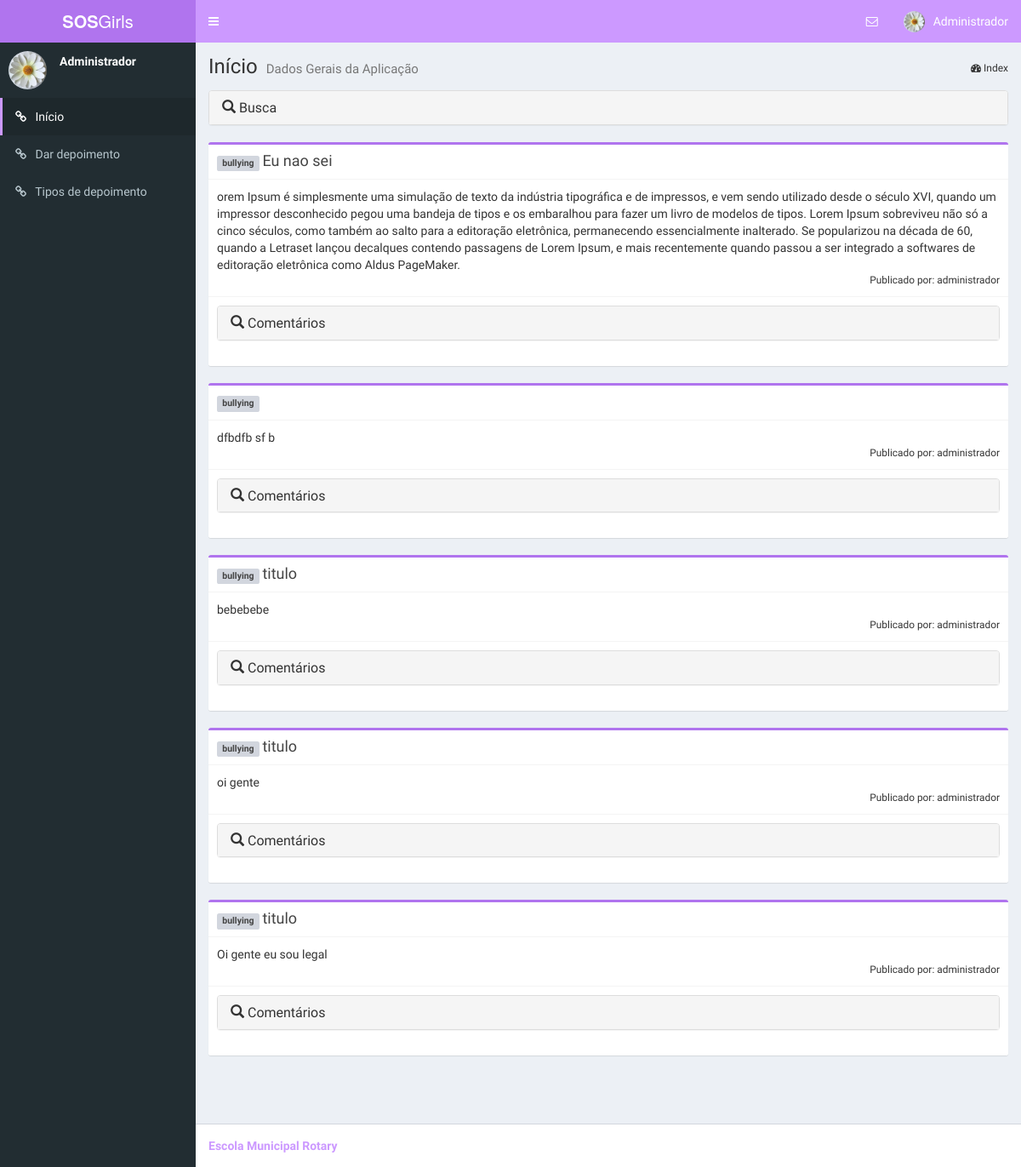
/inicio/ (signed in), run on an earlier commit of the app's database.
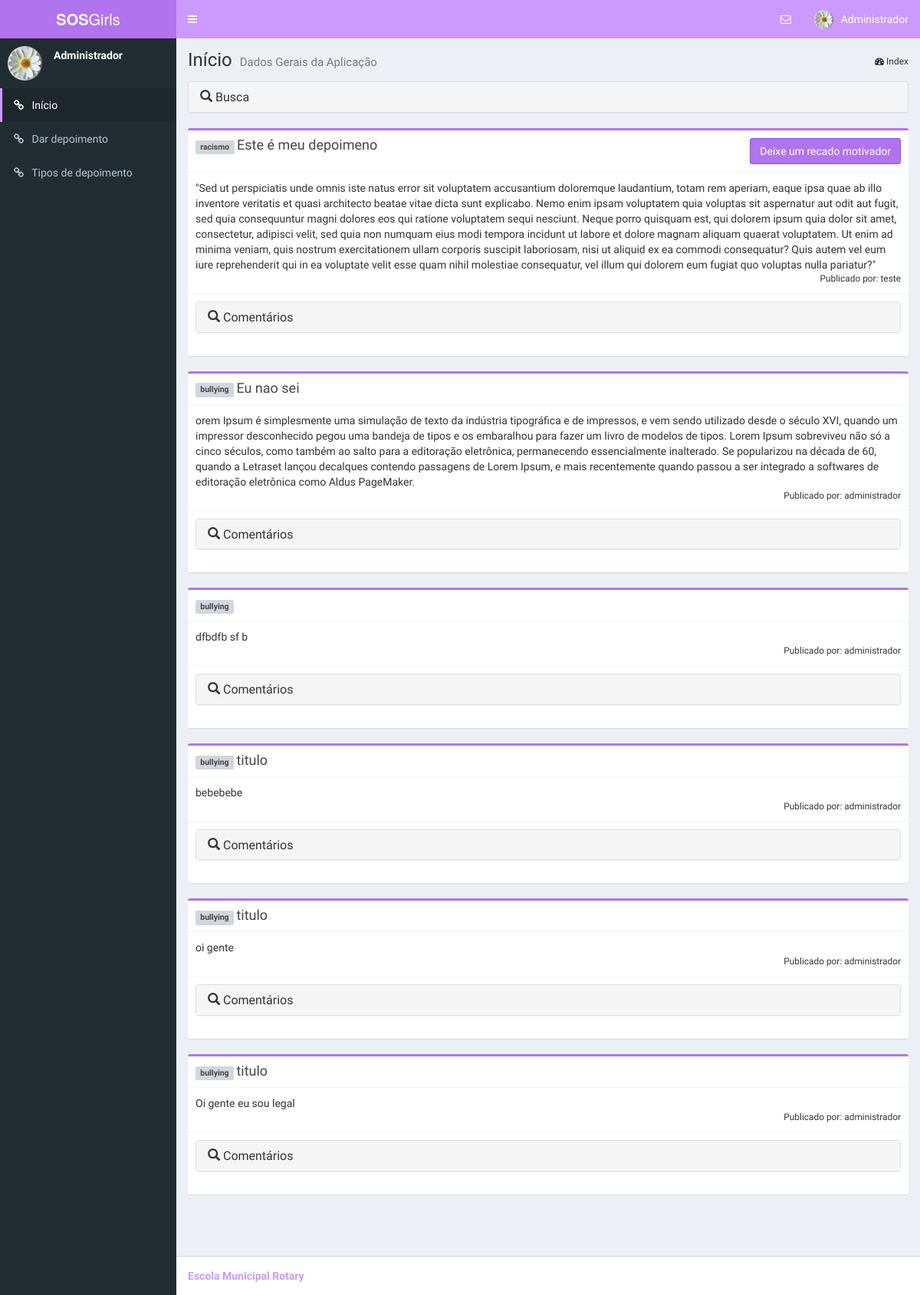
And on a later commit of the database.
### comum/models.py (models this page shows, shortened)
class Depoimentos(models.Model):
    titulo = models.CharField(max_length=100)
    conteudo = models.TextField()
    autor = models.ForeignKey(User)
    tipo = models.ForeignKey(TipoDepoimentos, null=True)

class TipoDepoimentos(models.Model):
    nome = models.CharField(max_length=30)
    def __str__(self):
        return '%s' % (self.nome)

### comum/views.py (the view)
# urls.py: url(r'^inicio/', views.index, name='index'),
def index(request):
    if request.user.is_authenticated():
        registros = Depoimentos.objects.all().order_by("-id")
        form = FiltroDepoimentoForm(request.GET or None)
        if request.GET and form.is_valid():
            tipo = form.cleaned_data.get('tipo')
            if tipo:
                registros = registros.filter(tipo=tipo)
        depoimentos = paginar_registros(request, registros, 15)
        return render(request, "inicio.html", {"depoimentos":depoimentos, "form":form})
    else:
        return HttpResponseRedirect(reverse('comum:login'))

### comum/templatetags/comum_extras.py (called while the page is built)
@register.filter(name='add_css_class')
def add_css_class(value, arg):
    return value.as_widget(attrs={'class': arg})

### comum/views.py (called while the page is built)
def paginar_registros(request, registros, qtd_por_pagina):
    paginator = Paginator(registros, qtd_por_pagina)
    page = request.GET.get('page')
    try:
        return paginator.page(page)
    except PageNotAnInteger:
        return paginator.page(1)
    except EmptyPage:
        return paginator.page(paginator.num_pages)

### comum/templates/inicio.html (shortened to what this page needs)
{% extends "base.html" %}
{% load staticfiles %}
{% load bootstrap_pagination %}
{% load comum_extras %}
{% block index %} active {% endblock %}
{% block breadcrumb %}
<section class="content-header">
    <h1>
        Início
        <small>Dados Gerais da Aplicação</small>
    </h1>
    <ol class="breadcrumb">
        <li><i class="fa fa-dashboard"></i> Index</li>
    </ol>
</section>
{% endblock %}
{% block content %}
<section class="content">
  <div class="panel-group" id="accordion" role="tablist" aria-multiselectable="true">
      <div class="panel panel-default">
          <div class="panel-heading" role="tab" id="headingOne">
              <h4 class="panel-title">
                  <a class="a-span" role="button" data-toggle="collapse" data-parent="#accordion"
                     href="#collapseOne" aria-expanded="true" aria-controls="collapseOne">
                      <span class="glyphicon glyphicon-search" aria-hidden="true"></span> Busca
                  </a>
              </h4>
          </div>
      </div>
  </div>
  {% for depoimento in depoimentos %}
    <div class="box box-info">
        <div class="box-header with-border">
          <span class="label label-default">{{depoimento.tipo.nome}}</span>
            <h3 class="box-title">{{depoimento.titulo}}</h3>
                {% if depoimento.autor != request.user%}
               <button type="button" name="button" class="btn btn-small btn-info pull-right recado" data-id="{{depoimento.id}}" data-toggle="modal" data-target="#exampleModal">Deixe um recado motivador</button>
               {% endif %}
        </div>
        <div class="box-body">
            <div class="row">
                <div class="col-md-12">
                    <div id="container">{{depoimento.conteudo}}</div>
                </div>
                <div class="col-md-12">
                  <small class="pull-right">Publicado por: {{depoimento.autor}}
                  </small>
                </div>
            </div>
        </div>
        <div class="box-footer">
          <div class="panel-group" id="accordion-{{depoimento.id}}" role="tablist" aria-multiselectable="true">
              <div class="panel panel-default">
                  <div class="panel-heading" role="tab" id="headingOne-{{depoimento.id}}">
                      <h4 class="panel-title">
                          <a class="a-span" role="button" data-toggle="collapse" data-parent="#accordion-{{depoimento.id}}"
                             href="#collapseOne-{{depoimento.id}}" aria-expanded="true" aria-controls="collapseOne-{{depoimento.id}}">
                              <span class="glyphicon glyphicon-search" aria-hidden="true"></span> Comentários
                          </a>
                      </h4>
                  </div>
              </div>
          </div>
        </div>
    </div>
    {%endfor%}
    <nav aria-label="Page navigation">
  </nav>
</section>
{% endblock %}

What changed in the data, as far as the page shows it:
added Depoimentos: tipo.nome "racismo", titulo "Este é meu depoimeno", conteudo "\"Sed ut perspiciatis unde omnis iste natus error sit voluptatem accusantium doloremque laudantium, totam rem aperiam, eaque ipsa quae ab illo inventore veritatis et quasi architecto beatae vitae dicta sunt explicabo. Nemo enim ipsam voluptatem quia voluptas sit aspernatur aut odit aut fugit, sed quia consequuntur magni dolores eos qui ratione voluptatem sequi nesciunt. Neque porro quisquam est, qui dolorem ipsum quia dolor sit amet, consectetur, adipisci velit, sed quia non numquam eius modi tempora incidunt ut labore et dolore magnam aliquam quaerat voluptatem. Ut enim ad minima veniam, quis nostrum exercitationem ullam corporis suscipit laboriosam, nisi ut aliquid ex ea commodi…", autor "teste"
